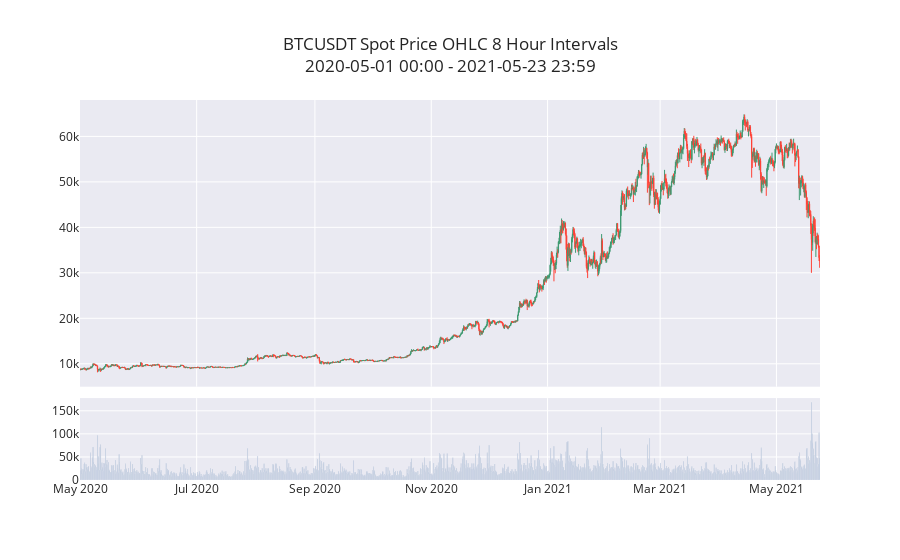

Notebook code for this chart:
### Markdown cell above
These are the same prices as above.

### Code cell
df_spot = utils.get_klines(symbol="BTCUSDT", start_time="2020-05-01", interval="8h")
fig = utils.make_price_volume_chart(df_spot, title="BTCUSDT Spot Price OHLC 8 Hour Intervals")
fig.show()

### Figure 1 — Plotly figure (JSON) as saved in the notebook; plotly's stock layout.template omitted (floating-point values rounded to 4 significant figures; data arrays with more than 128 entries replaced by an {"elided": "..."} marker saying what was removed)
{"data": [{"close": {"elided": "1164 float values"}, "high": {"elided": "1164 float values"}, "line": {"width": 1}, "low": {"elided": "1164 float values"}, "open": {"elided": "1164 float values"}, "type": "candlestick", "x": {"elided": "1164 str values"}, "xaxis": "x", "yaxis": "y"}, {"marker": {"color": "#4C78A8"}, "type": "bar", "x": {"elided": "1164 str values"}, "xaxis": "x2", "y": {"elided": "1164 float values"}, "yaxis": "y2"}], "layout": {"showlegend": false, "title": {"text": "BTCUSDT Spot Price OHLC 8 Hour Intervals<br>2020-05-01 00:00 - 2021-05-23 23:59"}, "xaxis": {"anchor": "y", "domain": [0, 1], "matches": "x2", "rangeslider": {"visible": false}, "showticklabels": false}, "xaxis2": {"anchor": "y2", "domain": [0, 1]}, "yaxis": {"anchor": "x", "domain": [0.2456, 1]}, "yaxis2": {"anchor": "x2", "domain": [0, 0.2156]}}}
